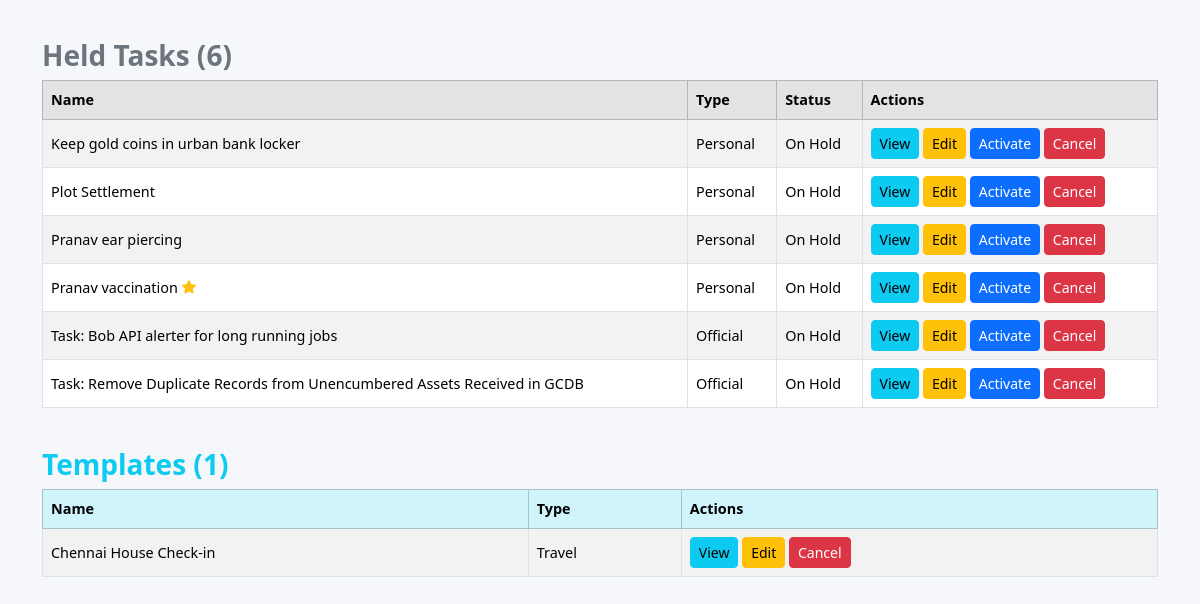
Page / (signed in, lower part) on the earlier database version.
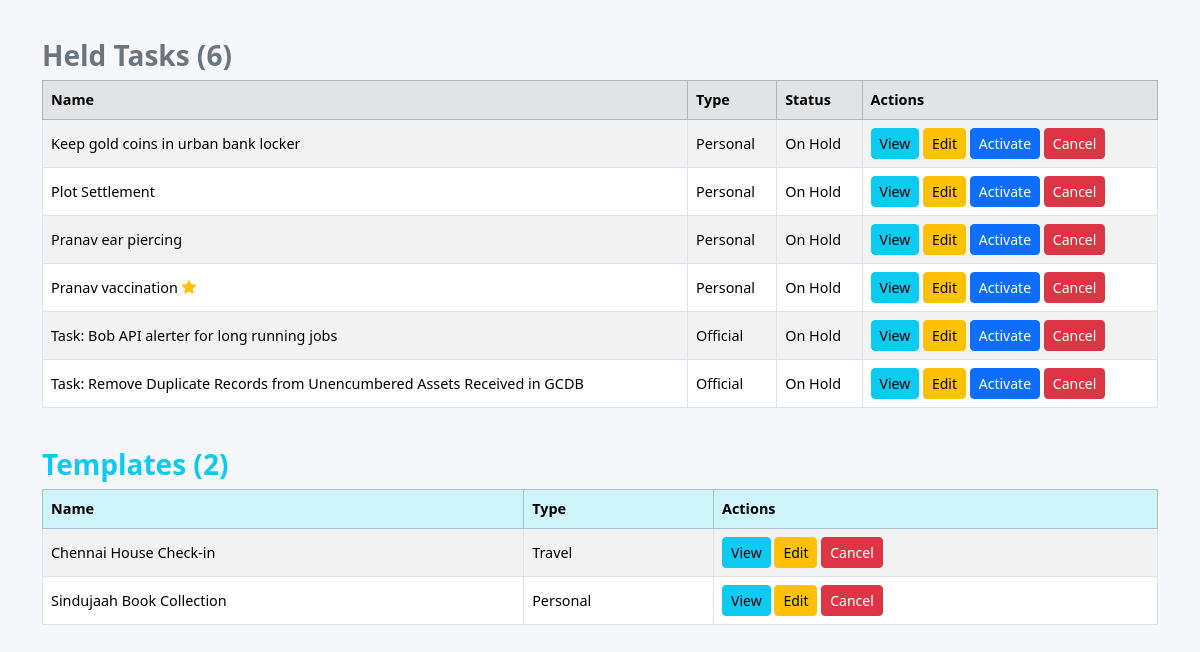
Same page on the later database version.
### tracker/models.py (models this page shows, shortened)
class Task(models.Model):
    STATUS_CHOICES = [
        ('Opened', 'Opened'),
        ('InProgress', 'In Progress'),
        ('Completed', 'Completed'),
        ('Cancelled', 'Cancelled'),
        ('Hold', 'Hold'),
    ]
    name = models.CharField(max_length=200)
    status = models.CharField(max_length=20, choices=STATUS_CHOICES, default='Opened')
    task_type = models.ForeignKey(TaskType, on_delete=models.CASCADE)
    started_date = models.DateField(default=timezone.localtime(), null=True, blank=True)
    created_date = models.DateField(auto_now_add=True)
    updated_date = models.DateField(auto_now=True)
    completed_date = models.DateField(null=True, blank=True)
    target_date = models.DateField(default=timezone.localtime(), null=True, blank=True)
    is_bookmark = models.BooleanField(default=False)
    is_private = models.BooleanField(default=False)
    is_important = models.BooleanField(default=False)
    is_template = models.BooleanField(default=False)
    @property
    def days_till_upcoming(self):
        today = timezone.localdate()
        dates = []
        if self.started_date and self.started_date >= today:
            dates.append(self.started_date)
        if self.target_date and self.target_date >= today:
            dates.append(self.target_date)
        for upd in self.updates.all():
            if upd.status not in ['Completed', 'Cancelled'] and upd.date and upd.date >= today:
                dates.append(upd.date)
        if not dates:
            return None
        return (min(dates) - today).days

class TaskType(models.Model):
    name = models.CharField(max_length=50, unique=True)
    class Meta:
        ordering = ['name']

### tracker/views.py (the view)
# urls.py: path('', views.TaskListView.as_view(), name='task_list'),
class TaskListView(LoginRequiredMixin, ListView):
    model = Task
    template_name = 'tracker/task_list.html'
    context_object_name = 'tasks'
    def get_queryset(self):
        queryset = Task.objects.exclude(
            status__in=['Completed', 'Cancelled', 'Hold']
        ).exclude(
            is_bookmark=True
        ).exclude(
            is_template=True
        )
        view_mode = self.request.GET.get('view', 'public')
        if view_mode == "private":
            user_profile = getattr(self.request.user, "userprofile", None)
            if user_profile is None or not user_profile.special_privilege_password:
                messages.error(self.request, "You do not have access to private tasks.")
                return Task.objects.none()
            if not self.request.session.get("private_access"):
                raise PermissionError("PRIVATE_ACCESS_REQUIRED")
            queryset = queryset.filter(is_private=True)
        elif view_mode == "public":
            self.request.session['private_access'] = False
            queryset = queryset.filter(is_private=False)
        search_query = self.request.GET.get('search')
        if search_query:
            queryset = queryset.filter(
                Q(name__icontains=search_query) |
                Q(updates__description__icontains=search_query)
            ).distinct()
        task_type_id = self.request.GET.get('task_type')
        if task_type_id:
            queryset = queryset.filter(task_type_id=task_type_id)
        tasks = list(queryset)
        tasks = [t for t in tasks if t.days_till_upcoming != 0]
        tasks.sort(
            key=lambda t: (
                t.days_till_upcoming is None,
                t.days_till_upcoming,
                t.target_date is None,
                t.target_date,
                t.name.lower(),
            )
        )
        return tasks
    def get_context_data(self, **kwargs):
        context = super().get_context_data(**kwargs)
        task_type_id = self.request.GET.get('task_type')
        search_query = self.request.GET.get('search', '')
        view_mode = self.request.GET.get('view', 'public')
        context['task_types'] = TaskType.objects.all()
        context['selected_type'] = int(task_type_id) if task_type_id else None
        context['search_query'] = search_query
        context['view_mode'] = view_mode
        common_filters = {}
        if task_type_id:
            common_filters['task_type_id'] = task_type_id
        if search_query:
            common_filters['name__icontains'] = search_query
        if view_mode == "private":
            common_filters['is_private'] = True
        base_queryset = Task.objects.filter(**common_filters) \
            .exclude(status__in=['Completed', 'Cancelled', 'Hold']) \
            .exclude(is_bookmark=True) \
            .exclude(is_template=True) \
            .order_by('name')
        today_tasks = [
            task for task in base_queryset
            if task.days_till_upcoming == 0
        ]
        context['today_tasks'] = today_tasks
        if view_mode == "public":
            common_filters['is_private'] = False
        held_tasks = Task.objects.filter(
            status__in=['Hold'],
            **common_filters
        ).exclude(is_template=True).order_by('name')
        context['held_tasks'] = held_tasks
        bookmarked_tasks = Task.objects.filter(
            is_bookmark=True,
            status__in=['Opened', 'InProgress'],
            **common_filters
        ).exclude(is_template=True).order_by('name')
        context['bookmarked_tasks'] = bookmarked_tasks
        template_tasks = Task.objects.filter(
            is_template=True,
            **common_filters
        ).order_by('name')
        context['template_tasks'] = template_tasks
        return context
    def dispatch(self, request, *args, **kwargs):
        try:
            return super().dispatch(request, *args, **kwargs)
        except PermissionError as e:
            if str(e) == "PRIVATE_ACCESS_REQUIRED":
                return redirect("private_access", "tracker:task_list")
            raise

### tracker/context_processors.py (called while the page is built)
def active_notifications(request):
    today = timezone.localdate()
    notifications = Notification.objects.filter(
        is_completed=False,
        date__gte=today,
        date__lte=today + timedelta(days=7)
    ).order_by('date')
    return {
        'active_notifications': notifications
    }

### templates/tracker/task_list.html (shortened to what this page needs)
{% extends 'base.html' %}
{% load static %}
{% block style %}
<link rel="stylesheet" href="{% static 'css/task_list.css' %}">
{% endblock %}
{% block content %}
<div class="table-responsive">
  {% if bookmarked_tasks %}
  <div class="table-responsive">
  </div>
  {% endif %}
  {% if held_tasks %}
  <h3 class="text-secondary mt-4">Held Tasks ({{ held_tasks|length }})</h3>
  <div class="table-responsive">
    <table class="table table-bordered table-striped align-middle text-nowrap">
      <thead class="table-secondary">
        <tr>
          <th>Name</th>
          <th>Type</th>
          <th>Status</th>
          <th>Actions</th>
        </tr>
      </thead>
      <tbody>
        {% for task in held_tasks %}
        <tr>
          <td>{{ task.name }}{% if task.is_important %}<i class="bi bi-star-fill text-warning ms-1"></i>{% endif %}</td>
          <td>{{ task.task_type.name }}</td>
          <td>On Hold</td>
          <td>
            <a href="{% url 'tracker:update_list' task.id %}" class="btn btn-sm btn-info">View</a>
            <a href="{% url 'tracker:task_update' task.id %}" class="btn btn-sm btn-warning">Edit</a>
            <a href="{% url 'tracker:toggle_hold' task.id %}" class="btn btn-sm btn-primary">
              Activate
            </a>
            <a href="{% url 'tracker:mark_task_cancel' task.id %}" class="btn btn-sm btn-danger">Cancel</a>
          </td>
        </tr>
        {% endfor %}
      </tbody>
    </table>
  </div>
  {% endif %}
  {% if template_tasks %}
  <h3 class="text-info mt-4">Templates ({{ template_tasks|length }})</h3>
  <div class="table-responsive">
    <table class="table table-bordered table-striped align-middle text-nowrap">
      <thead class="table-info">
        <tr>
          <th>Name</th>
          <th>Type</th>
          <th>Actions</th>
        </tr>
      </thead>
      <tbody>
        {% for task in template_tasks %}
        <tr>
          <td>{{ task.name }}{% if task.is_important %}<i class="bi bi-star-fill text-warning ms-1"></i>{% endif %}</td>
          <td>{{ task.task_type.name }}</td>
          <td>
            <a href="{% url 'tracker:update_list' task.id %}" class="btn btn-sm btn-info">View</a>
            <a href="{% url 'tracker:task_update' task.id %}" class="btn btn-sm btn-warning">Edit</a>
            <a href="{% url 'tracker:mark_task_cancel' task.id %}" class="btn btn-sm btn-danger">Cancel</a>
          </td>
        </tr>
        {% endfor %}
      </tbody>
    </table>
  </div>
  {% endif %}
</div>
</div>
{% endblock %}

Differences in the rows shown:
added Task: name "Sindujaah Book Collection", task_type.name "Personal", shown under "Templates (2)"
Other differences:
{{ template_tasks|length }}: "1" → "2"
